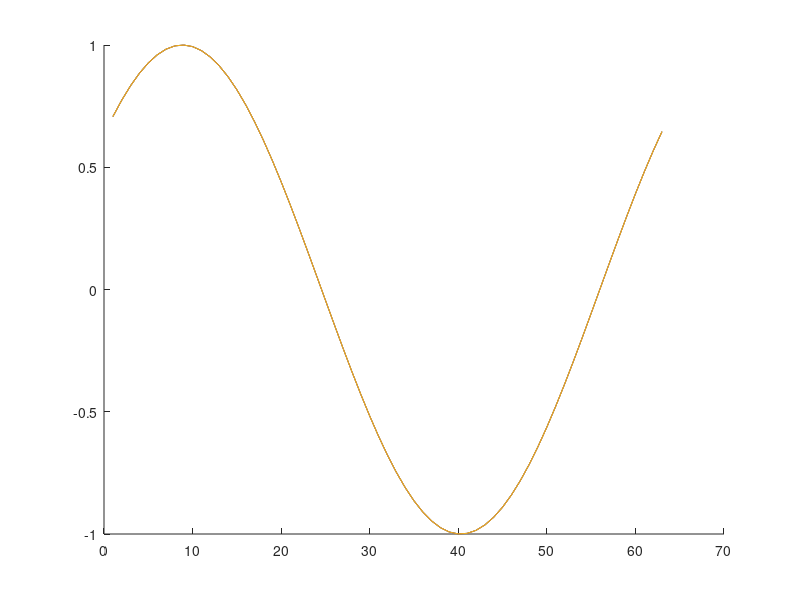

Source code (MATLAB):
clear
clc

x1 = 10;
y1 = 10;
theta1 = atan(y1/x1);

x2 = 20;
y2 = 20;
theta2 = atan(y2/x2);

x3 = 30;
y3 = 30;
theta3 = atan(y3/x3);
theta = 0:0.1:2*    pi;

r1 = x1*cos(theta1) + y1*sin(theta1);
H1 = sin(theta + theta1);

r2 = x2*cos(theta2) + y2*sin(theta2);
H2 = sin(theta + theta2);

r3 = x3*cos(theta3) + y3*sin(theta3);
H3 = sin(theta + theta3);

hold on

plot(H1);
plot(H2);
plot(H3);

hold off